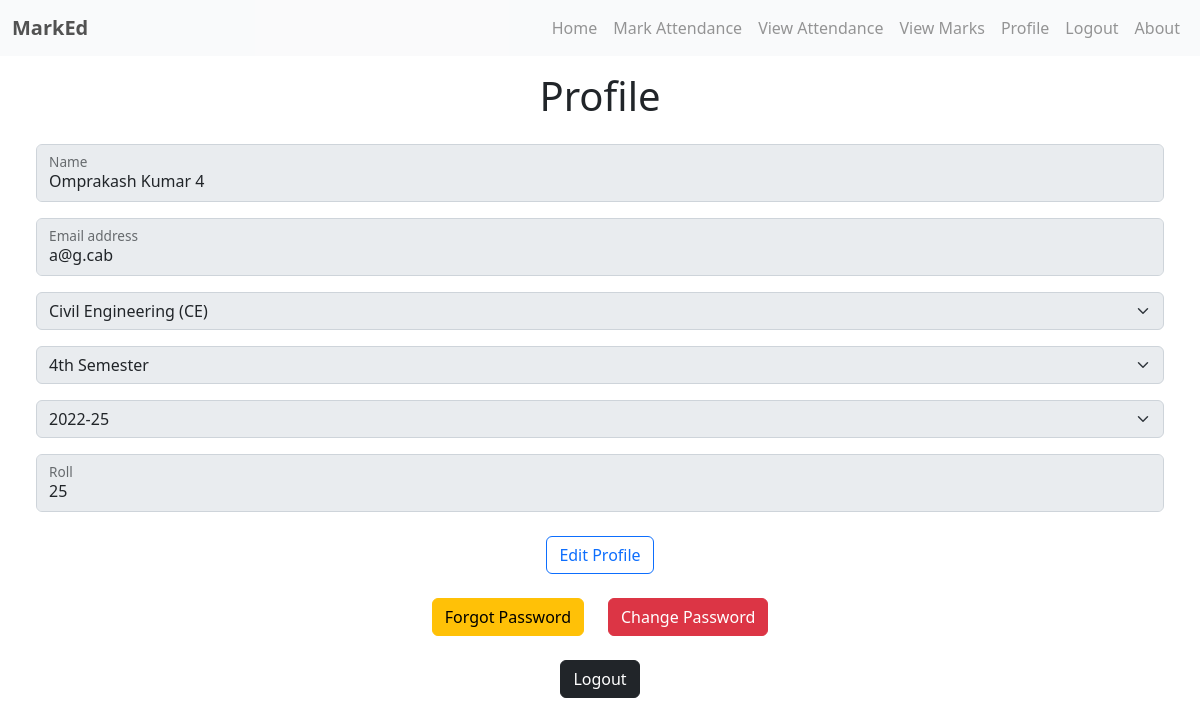
Page /profile.php (signed in) on the committed database.
### tables this page shows
CREATE TABLE `users` (
  `id` int(10) NOT NULL,
  `name` varchar(255) NOT NULL,
  `email` varchar(255) NOT NULL,
  `role` varchar(50) NOT NULL DEFAULT 'student',
  `branch` varchar(255) DEFAULT NULL,
  `semester` int(2) DEFAULT NULL,
  `session` varchar(50) DEFAULT '2022-25',
  `roll` int(5) DEFAULT NULL,
  `pass` varchar(100) NOT NULL,
  `ip` varchar(45) DEFAULT NULL,
  `created` timestamp NOT NULL DEFAULT CURRENT_TIMESTAMP,
  `updated` timestamp NOT NULL DEFAULT CURRENT_TIMESTAMP ON UPDATE CURRENT_TIMESTAMP
);

### actions/checkLogin.php (called while the page is built, shortened)
<?php
if(isset($_SESSION['userid'])){
 $sUserId = $_SESSION['userid'];
}
?>

### profile.php (the view, shortened to what this page needs)
<?php
require('actions/conn.php');
$sql = "SELECT * FROM users WHERE id = $sUserId";
$result = mysqli_query($conn, $sql);
if (mysqli_num_rows($result) > 0) {
    $user = mysqli_fetch_assoc($result);
} else {
   $userNotFound = 1;
}
?>
<!DOCTYPE html>
<html lang="en">
<head>
    <link rel="stylesheet" href="https://cdn.jsdelivr.net/npm/bootstrap@5.2.3/dist/css/bootstrap.min.css"
          type="text/css" media="all"/>
    <link href="/components/libs/font-awesome-pro/css/all.min.css" rel="stylesheet">
</head>
<body>
  <?php include 'nav.php'; ?>
<div class="container-fluid">
    <h1 class="text-center mt-3">Profile</h1>
    <div class="details">
        <form method="post" class="m-4">
            <div class="form-floating mb-3">
                <input type="text" name="name" class="form-control" required id="name" placeholder="" disabled
                       value="<?php echo htmlspecialchars($user['name']); ?>">
                <label for="name">Name</label>
            </div>
            <div class="form-floating mb-3">
                <input type="email" class="form-control" name="email" required id="email" placeholder="name@example.com" disabled
                       value="<?php echo htmlspecialchars($user['email']); ?>">
                <label for="email">Email address</label>
            </div>
            <?php
            if($user['role']=='student'){
            ?>
            <div class="mb-3">
                <select name="branch" class="form-select" id="branch" aria-label="Branch" required disabled>
                    <option value="CE" <?php echo ($user['branch'] == 'CE') ? 'selected' : ''; ?>>Civil Engineering (CE)</option>
                </select>
            </div>
            <div class="mb-3">
                <select name="semester" class="form-select" required id="semester" aria-label="Semester" disabled>
                    <option value="4" <?php echo ($user['semester'] == '4') ? 'selected' : ''; ?>>4th Semester</option>
                </select>
            </div>
            <div class="mb-3">
                <select name="session" class="form-select" required id="session" aria-label="Session" disabled>
<option value="2022-25" <?php echo ($user['session'] == '2022-25') ? 'selected' : ''; ?>>2022-25</option>
                </select>
            </div>
            <div class="form-floating mb-3">
                <input type="number" name="roll" class="form-control" disabled required id="roll" placeholder=""
                       value="<?php echo htmlspecialchars($user['roll']); ?>">
                <label for="roll">Roll</label>
            </div>
            <?php } ?>
            <div class="mt-4 text-center d-flex justify-content-center gap-4">
                <button class="btn btn-outline-primary edit" type="button">Edit Profile</button>
            </div>
        </form>
    </div>
    <div class="mt-4 d-flex justify-content-center gap-4">
                <a class="btn btn-warning text-nowrap" href="forgot.php">Forgot Password</a>
                <button class="btn btn-danger text-nowrap" data-bs-toggle="modal" data-bs-target="#changePasswordDiv">Change Password</button>
            </div>
    <div class="mt-4 d-flex justify-content-center gap-4">
                <button class="btn btn-dark logoutBtn text-nowrap">Logout</button>
            </div>
</div>
</body>
</html>

### rows in the picture
users: name "Omprakash Kumar 4", email "a@g.cab", branch "Civil Engineering (CE)", semester "4th Semester", session "2022-25", roll "25"
